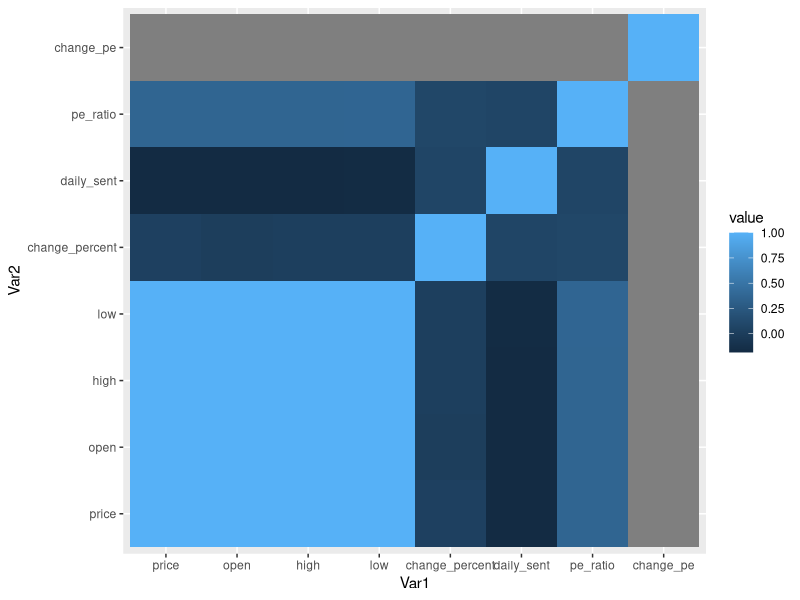
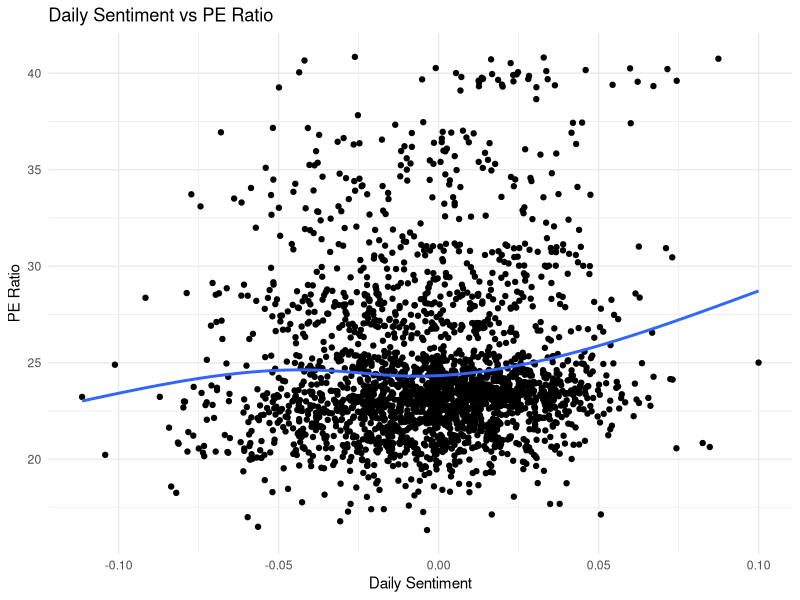
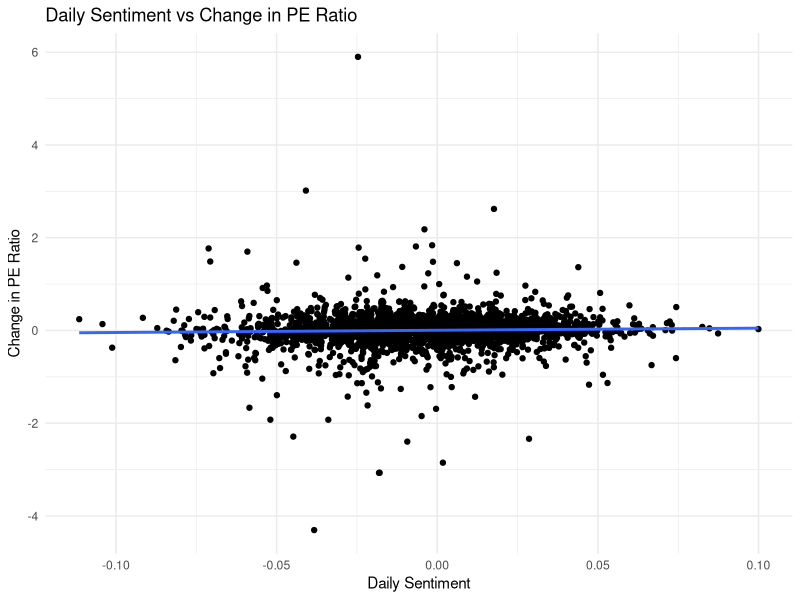

Write R code to recreate these figures, in order. (Note: this script raises an error after producing the figures.)
## ---- chunk 1
install.packages("tidyverse")
library(tidyverse)
## ---- chunk 2
read.csv("../data/cleaned_data/full_data.csv") -> full_data

#add change in pe_ratio column
full_data |>
  mutate(change_pe = pe_ratio - lead(pe_ratio)) ->
  full_data
## ---- chunk 3
full_data |>
  select(2:9)|>
  cor() |>
  reshape2::melt() |>
    ggplot(aes(x = Var1, y = Var2, fill = value)) +
     geom_tile()
## ---- chunk 4
#relationship between daily sentiment and pe ratio itself
full_data |>
  ggplot(mapping = aes(x = daily_sent, y = pe_ratio)) +
  geom_point() +
  geom_smooth(se = FALSE) +
  labs(title = "Daily Sentiment vs PE Ratio",
       x = "Daily Sentiment",
       y= "PE Ratio") +
  theme_minimal()

#relationship between daily sentiment and change in pe ratio
full_data |>
  ggplot(mapping = aes(x = daily_sent, y = change_pe)) +
  geom_point() +
  geom_smooth(se = FALSE) +
  labs(title = "Daily Sentiment vs Change in PE Ratio",
       x = "Daily Sentiment",
       y= "Change in PE Ratio") +
  theme_minimal()



#fit linear model to check for statistical significance 
lm(pe_ratio ~ daily_sent, full_data) -> lm_ep_1
summary(lm_ep)
## ---- chunk 5
#scale sentiment data
full_data |>
  mutate_at(vars(daily_sent, change_percent, pe_ratio), scale) ->
  full_data_ep1.1

#generate correlation heat map
full_data_ep1.1 |>
  select(2:8)|>
  cor() |>
  reshape2::melt() |>
    ggplot(aes(x = Var1, y = Var2, fill = value)) +
     geom_tile()
## ---- chunk 6
#daily sentiment and pe_ratio
#scale sentiment and pe_ratio
full_data |>
  mutate_at(vars(daily_sent, pe_ratio), scale) ->
  full_data_ep1.2

full_data_ep1.2 |>
  ggplot(mapping = aes(x = daily_sent, y = pe_ratio)) +
  geom_point() +
  geom_smooth(se = FALSE) +
  labs(title = "Daily Sentiment vs PE Ratio",
       x = "Daily Sentiment",
       y= "PE Ratio") +
  theme_minimal()

#fit linear model to check for statistical significance 
lm(pe_ratio ~ daily_sent, full_data_ep2) -> lm_ep1.2
summary(lm_ep1.2)
## ---- chunk 7
#daily sentiment and pe_ratio and change_percent
#scale all variables
full_data |>
  mutate_at(vars(daily_sent, pe_ratio, change_percent), scale) ->
  full_data_ep1.3

full_data_ep1.3 |>
  ggplot(mapping = aes(x = daily_sent, y = pe_ratio)) +
  geom_point(mapping = aes(color = change_percent, alpah = change_percent)) +
  geom_smooth(se = FALSE) +
  labs(title = "Daily Sentiment vs PE Ratio",
       x = "Daily Sentiment",
       y= "PE Ratio") +
  theme_minimal()

#model usines daily_sent and change percent as 
lm(pe_ratio ~ daily_sent + change_percent, full_data_ep1.3) -> lm_ep1.3
summary(lm_ep1.3)
## ---- chunk 8
#add previous day days of sentiment data and get 5 and 10 day averages
full_data |>
  mutate(sent_prev_1 = lead(daily_sent),
         sent_prev_2 = lead(daily_sent, n = 2),
         sent_prev_3 = lead(daily_sent, n = 3),
         sent_prev_4 = lead(daily_sent, n = 4),
         sent_prev_5 = lead(daily_sent, n = 5),
         sent_prev_6 = lead(daily_sent, n = 6),
         sent_prev_7 = lead(daily_sent, n = 7),
         sent_prev_8 = lead(daily_sent, n = 8),
         sent_prev_9 = lead(daily_sent, n = 9),
         sent_prev_10 = lead(daily_sent, n = 10)) |>
  drop_na() |>
  mutate(five_day_avg_sent = (sent_prev_1+sent_prev_2+sent_prev_3+sent_prev_4+sent_prev_5)/5,
         ten_day_avg_sent = (sent_prev_1+sent_prev_2+sent_prev_3+sent_prev_4+sent_prev_5+sent_prev_6+sent_prev_7+sent_prev_8+sent_prev_9+sent_prev_10)/10) ->
  full_data_ep2 
## ---- chunk 9
#five day avg sent graph
full_data_ep2 |>
  ggplot(mapping = aes(x = five_day_avg_sent, y = pe_ratio)) +
  geom_point(mapping = aes(color = change_percent, alpah = change_percent)) +
  geom_smooth(se = FALSE) +
  labs(title = "5 Day Avg Daily Sentiment vs PE Ratio",
       x = "5 Day Avg Daily Sentiment",
       y= "PE Ratio") +
  theme_minimal()

#ten day avg sent graph
full_data_ep2 |>
  ggplot(mapping = aes(x = ten_day_avg_sent, y = pe_ratio)) +
  geom_point(mapping = aes(color = change_percent, alpah = change_percent)) +
  geom_smooth(se = FALSE) +
  labs(title = "10 Day Avg Daily Sentiment vs PE Ratio",
       x = "10 Day Avg Daily Sentiment",
       y= "PE Ratio") +
  theme_minimal()

#five day avg sent model
lm(pe_ratio ~ five_day_avg_sent + daily_sent, full_data_ep2) -> lm_ep2.1
summary(lm_ep2.1)

#ten day avg sent model
lm(pe_ratio ~ ten_day_avg_sent + daily_sent, full_data_ep2) -> lm_ep2.2
summary(lm_ep2.2)

#combine 5 and 10 day averages
lm(pe_ratio ~ five_day_avg_sent * ten_day_avg_sent + daily_sent, full_data_ep2) -> lm_ep2.3
summary(lm_ep2.3)

lm(pe_ratio ~ daily_sent * sent_prev_1 * sent_prev_2 * sent_prev_3 * sent_prev_4 * sent_prev_5 * sent_prev_6 * sent_prev_7 * sent_prev_8 * sent_prev_9 * sent_prev_10, full_data_ep2) |>
  summary()
